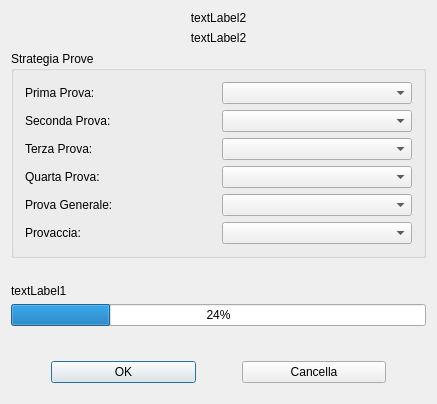
<?xml version="1.0" encoding="UTF-8"?>
<ui version="4.0">
 <class>StrategiaProve</class>
 <widget class="QDialog" name="StrategiaProve">
  <property name="geometry">
   <rect>
    <x>0</x>
    <y>0</y>
    <width>437</width>
    <height>404</height>
   </rect>
  </property>
  <property name="windowTitle">
   <string>Strategia Prove</string>
  </property>
  <layout class="QVBoxLayout">
   <item>
    <layout class="QVBoxLayout">
     <item>
      <widget class="QLabel" name="contradaLabel">
       <property name="text">
        <string>textLabel2</string>
       </property>
       <property name="alignment">
        <set>Qt::AlignCenter</set>
       </property>
       <property name="wordWrap">
        <bool>false</bool>
       </property>
      </widget>
     </item>
     <item>
      <widget class="QLabel" name="montaLabel">
       <property name="text">
        <string>textLabel2</string>
       </property>
       <property name="alignment">
        <set>Qt::AlignCenter</set>
       </property>
       <property name="wordWrap">
        <bool>false</bool>
       </property>
      </widget>
     </item>
     <item>
      <layout class="QHBoxLayout">
       <item>
        <layout class="QVBoxLayout"/>
       </item>
       <item>
        <layout class="QVBoxLayout">
         <item>
          <widget class="QGroupBox" name="provaBox">
           <property name="title">
            <string>Strategia Prove</string>
           </property>
           <layout class="QHBoxLayout">
            <item>
             <layout class="QHBoxLayout">
              <item>
               <layout class="QVBoxLayout">
                <item>
                 <widget class="QLabel" name="primaLabel">
                  <property name="text">
                   <string>Prima Prova:</string>
                  </property>
                  <property name="wordWrap">
                   <bool>false</bool>
                  </property>
                 </widget>
                </item>
                <item>
                 <widget class="QLabel" name="secondaLabel">
                  <property name="text">
                   <string>Seconda Prova:</string>
                  </property>
                  <property name="wordWrap">
                   <bool>false</bool>
                  </property>
                 </widget>
                </item>
                <item>
                 <widget class="QLabel" name="terzaLabel">
                  <property name="text">
                   <string>Terza Prova:</string>
                  </property>
                  <property name="wordWrap">
                   <bool>false</bool>
                  </property>
                 </widget>
                </item>
                <item>
                 <widget class="QLabel" name="quartaLabel">
                  <property name="text">
                   <string>Quarta Prova:</string>
                  </property>
                  <property name="wordWrap">
                   <bool>false</bool>
                  </property>
                 </widget>
                </item>
                <item>
                 <widget class="QLabel" name="generaleLabel">
                  <property name="text">
                   <string>Prova Generale:</string>
                  </property>
                  <property name="wordWrap">
                   <bool>false</bool>
                  </property>
                 </widget>
                </item>
                <item>
                 <widget class="QLabel" name="acciaLabel">
                  <property name="text">
                   <string>Provaccia:</string>
                  </property>
                  <property name="wordWrap">
                   <bool>false</bool>
                  </property>
                 </widget>
                </item>
               </layout>
              </item>
              <item>
               <layout class="QVBoxLayout">
                <item>
                 <widget class="QComboBox" name="primaCombo"/>
                </item>
                <item>
                 <widget class="QComboBox" name="secondaCombo"/>
                </item>
                <item>
                 <widget class="QComboBox" name="terzaCombo"/>
                </item>
                <item>
                 <widget class="QComboBox" name="quartaCombo"/>
                </item>
                <item>
                 <widget class="QComboBox" name="generaleCombo"/>
                </item>
                <item>
                 <widget class="QComboBox" name="acciaCombo"/>
                </item>
               </layout>
              </item>
             </layout>
            </item>
           </layout>
          </widget>
         </item>
         <item>
          <spacer>
           <property name="orientation">
            <enum>Qt::Vertical</enum>
           </property>
           <property name="sizeType">
            <enum>QSizePolicy::Expanding</enum>
           </property>
           <property name="sizeHint" stdset="0">
            <size>
             <width>20</width>
             <height>20</height>
            </size>
           </property>
          </spacer>
         </item>
         <item>
          <widget class="QLabel" name="cavalloLabel">
           <property name="text">
            <string>textLabel1</string>
           </property>
           <property name="wordWrap">
            <bool>false</bool>
           </property>
          </widget>
         </item>
         <item>
          <widget class="QProgressBar" name="formaBar">
           <property name="value">
            <number>24</number>
           </property>
          </widget>
         </item>
         <item>
          <spacer>
           <property name="orientation">
            <enum>Qt::Vertical</enum>
           </property>
           <property name="sizeType">
            <enum>QSizePolicy::Expanding</enum>
           </property>
           <property name="sizeHint" stdset="0">
            <size>
             <width>20</width>
             <height>20</height>
            </size>
           </property>
          </spacer>
         </item>
        </layout>
       </item>
      </layout>
     </item>
     <item>
      <layout class="QHBoxLayout">
       <item>
        <spacer>
         <property name="orientation">
          <enum>Qt::Vertical</enum>
         </property>
         <property name="sizeType">
          <enum>QSizePolicy::Expanding</enum>
         </property>
         <property name="sizeHint" stdset="0">
          <size>
           <width>40</width>
           <height>20</height>
          </size>
         </property>
        </spacer>
       </item>
       <item>
        <widget class="QPushButton" name="okButton">
         <property name="text">
          <string>OK</string>
         </property>
        </widget>
       </item>
       <item>
        <spacer>
         <property name="orientation">
          <enum>Qt::Vertical</enum>
         </property>
         <property name="sizeType">
          <enum>QSizePolicy::Expanding</enum>
         </property>
         <property name="sizeHint" stdset="0">
          <size>
           <width>40</width>
           <height>20</height>
          </size>
         </property>
        </spacer>
       </item>
       <item>
        <widget class="QPushButton" name="cancelButton">
         <property name="text">
          <string>Cancella</string>
         </property>
        </widget>
       </item>
       <item>
        <spacer>
         <property name="orientation">
          <enum>Qt::Vertical</enum>
         </property>
         <property name="sizeType">
          <enum>QSizePolicy::Expanding</enum>
         </property>
         <property name="sizeHint" stdset="0">
          <size>
           <width>40</width>
           <height>20</height>
          </size>
         </property>
        </spacer>
       </item>
      </layout>
     </item>
    </layout>
   </item>
  </layout>
 </widget>
 <layoutdefault spacing="6" margin="11"/>
 <pixmapfunction>qPixmapFromMimeSource</pixmapfunction>
 <includes>
  <include location="local">barbero.h</include>
 </includes>
 <resources/>
 <connections>
  <connection>
   <sender>okButton</sender>
   <signal>clicked()</signal>
   <receiver>StrategiaProve</receiver>
   <slot>accept()</slot>
   <hints>
    <hint type="sourcelabel">
     <x>20</x>
     <y>20</y>
    </hint>
    <hint type="destinationlabel">
     <x>20</x>
     <y>20</y>
    </hint>
   </hints>
  </connection>
  <connection>
   <sender>cancelButton</sender>
   <signal>clicked()</signal>
   <receiver>StrategiaProve</receiver>
   <slot>reject()</slot>
   <hints>
    <hint type="sourcelabel">
     <x>20</x>
     <y>20</y>
    </hint>
    <hint type="destinationlabel">
     <x>20</x>
     <y>20</y>
    </hint>
   </hints>
  </connection>
 </connections>
</ui>
